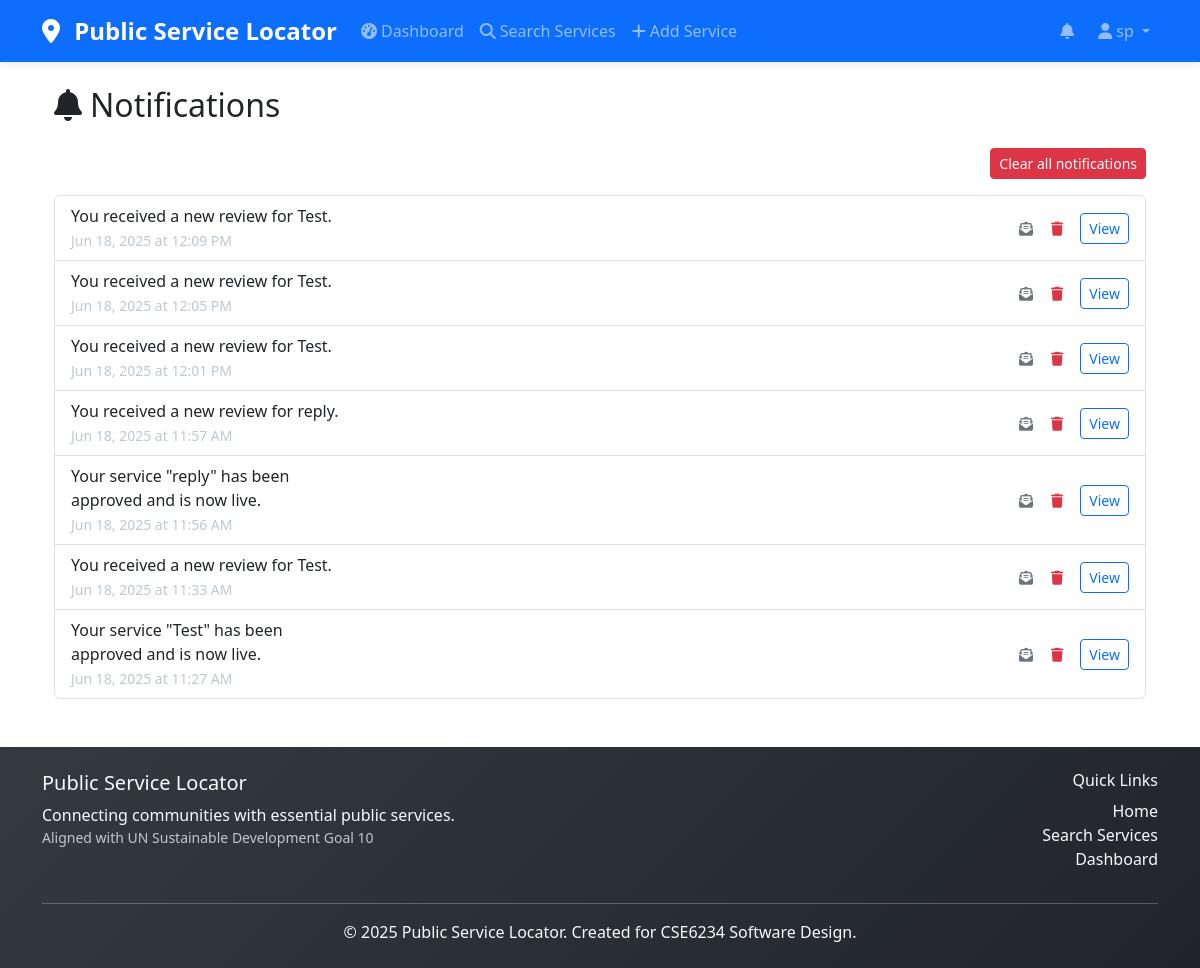
The page /notifications (signed in) on the database its author committed.
### app.py (models this page shows, shortened)
class User(db.Model, UserMixin):
    id = db.Column(db.Integer, primary_key=True)
    username = db.Column(db.String(80), unique=True, nullable=False)
    email = db.Column(db.String(120), unique=True, nullable=False)
    password_hash = db.Column(db.String(120), nullable=False)
    role = db.Column(db.String(20), nullable=False)  # general, provider, admin
    created_at = db.Column(db.DateTime, default=datetime.utcnow)

class Notification(db.Model):
    id = db.Column(db.Integer, primary_key=True)
    user_id = db.Column(db.Integer, db.ForeignKey('user.id', ondelete='CASCADE'), nullable=False)
    message = db.Column(db.String(255), nullable=False)
    url = db.Column(db.String(255))
    is_read = db.Column(db.Boolean, default=False)
    created_at = db.Column(db.DateTime, default=datetime.utcnow)
    user = db.relationship('User', backref=db.backref('notifications', passive_deletes=True))

### app.py (the view)
@app.route('/notifications')
@login_required
def notifications():
    for notification in current_user.notifications:
        notification.is_read = True
    db.session.commit()
    return render_template('notifications.html', notifications=current_user.notifications)

### app.py (called while the page is built)
@login_manager.user_loader
def load_user(user_id):
    return db.session.get(User, int(user_id))

@app.context_processor
def inject_notifications():
    if current_user.is_authenticated:
        notifications = sorted(current_user.notifications, key=lambda n: n.created_at, reverse=True)[:10]
    else:
        notifications = []
    return dict(top_notifications=notifications)

### templates/notifications.html (shortened to what this page needs)
{% extends "base.html" %}
{% block content %}
<div class="container">
    <h2 class="mb-4"><i class="fas fa-bell me-2"></i>Notifications</h2>
    <div class="mb-3 text-end">
        <button class="btn btn-danger btn-sm clear-notifications-btn">Clear all notifications</button>
    </div>
    {% if notifications|length == 0 %}
        <div class="alert alert-info">You have no notifications.</div>
    {% else %}
        <ul class="list-group">
            {% for notification in notifications|sort(attribute='created_at', reverse=True) %}
                <li class="list-group-item d-flex align-items-center {% if not notification.is_read %}fw-bold{% endif %}">
                    <div class="flex-grow-1">
                        <div class="notification-message">{{ notification.message }}</div>
                        <small class="text-muted">{{ notification.created_at.strftime('%b %d, %Y at %I:%M %p') }}</small>
                    </div>
                    <button class="btn btn-link btn-sm mark-read-btn" data-id="{{ notification.id }}" data-read="{{ 1 if notification.is_read else 0 }}" title="Mark as read/unread">
                        {% if notification.is_read %}
                            <i class="fas fa-envelope-open-text text-secondary"></i>
                        {% else %}
                            <i class="fas fa-envelope text-primary"></i>
                        {% endif %}
                    </button>
                    <button class="btn btn-link btn-sm delete-notification-btn text-danger" data-id="{{ notification.id }}" title="Delete notification">
                        <i class="fas fa-trash"></i>
                    </button>
                    {% if notification.url %}
                        <a href="{{ notification.url }}" class="btn btn-sm btn-outline-primary ms-2">View</a>
                    {% endif %}
                </li>
            {% endfor %}
        </ul>
    {% endif %}
</div>
{% endblock %}

### templates/base.html (shortened to what this page needs)
<!DOCTYPE html>
<html lang="en">
<head>
    <link href="https://cdn.jsdelivr.net/npm/bootstrap@5.3.0/dist/css/bootstrap.min.css" rel="stylesheet">
    <link rel="stylesheet" href="https://cdnjs.cloudflare.com/ajax/libs/font-awesome/6.4.0/css/all.min.css">
    <link rel="stylesheet" href="https://unpkg.com/leaflet@1.9.4/dist/leaflet.css" />
    <link rel="stylesheet" href="{{ url_for('static', filename='css/style.css') }}">
</head>
<body>
    <nav class="navbar navbar-expand-lg navbar-dark bg-primary">
        <div class="container">
            <a class="navbar-brand" href="{{ url_for('index') }}">
                <i class="fas fa-map-marker-alt me-2"></i>
                Public Service Locator
            </a>
            <div class="collapse navbar-collapse" id="navbarNav">
                <ul class="navbar-nav me-auto">
                    <li class="nav-item">
                        {% if current_user.is_authenticated and current_user.role in ['provider', 'admin'] %}
                        <a class="nav-link" href="{{ url_for('dashboard') }}">
                            <i class="fas fa-tachometer-alt me-1"></i>Dashboard
                        </a>
                        {% else %}
                        <a class="nav-link" href="{{ url_for('index') }}">
                            <i class="fas fa-home me-1"></i>Home
                        </a>
                        {% endif %}
                    </li>
                    <li class="nav-item">
                        <a class="nav-link" href="{{ url_for('search') }}">
                            <i class="fas fa-search me-1"></i>Search Services
                        </a>
                    </li>
                    {% if current_user.is_authenticated %}
                        {% if current_user.role == 'provider' %}
                            <li class="nav-item">
                                <a class="nav-link" href="{{ url_for('add_service') }}">
                                    <i class="fas fa-plus me-1"></i>Add Service
                                </a>
                            </li>
                        {% endif %}
                    {% endif %}
                </ul>
                <ul class="navbar-nav">
                    {% if current_user.is_authenticated %}
                        <li class="nav-item dropdown me-2">
                            <a class="nav-link position-relative" href="#" id="notificationDropdown" role="button" data-bs-toggle="dropdown" aria-expanded="false">
                                <i class="fas fa-bell"></i>
                                {% set unread_count = current_user.notifications|selectattr('is_read', 'equalto', False)|list|length %}
                            </a>
                        </li>
                        <li class="nav-item dropdown">
                            <a class="nav-link dropdown-toggle" href="#" id="navbarDropdown" role="button" data-bs-toggle="dropdown">
                                <i class="fas fa-user me-1"></i>{{ current_user.username }}
                            </a>
                        </li>
                    {% endif %}
                </ul>
            </div>
        </div>
    </nav>
    <main class="container my-4">
        {% block content %}{% endblock %}
    </main>
    <footer class="bg-dark text-light py-4 mt-5">
        <div class="container">
            <div class="row">
                <div class="col-md-6">
                    <h5>Public Service Locator</h5>
                    <p class="mb-0">Connecting communities with essential public services.</p>
                    <p class="small text-muted">Aligned with UN Sustainable Development Goal 10</p>
                </div>
                <div class="col-md-6 text-md-end">
                    <h6>Quick Links</h6>
                    <ul class="list-unstyled">
                        <li><a href="{{ url_for('index') }}" class="text-light">Home</a></li>
                        <li><a href="{{ url_for('search') }}" class="text-light">Search Services</a></li>
                        {% if current_user.is_authenticated %}
                            <li><a href="{{ url_for('dashboard') }}" class="text-light">Dashboard</a></li>
                        {% else %}
                            <li><a href="{{ url_for('login') }}" class="text-light">Login</a></li>
                        {% endif %}
                    </ul>
                </div>
            </div>
            <hr class="my-3">
            <div class="text-center">
                <p class="mb-0">&copy; 2025 Public Service Locator. Created for CSE6234 Software Design.</p>
            </div>
        </div>
    </footer>
</body>
</html>

### static/css/style.css (style rules this page uses)
.btn, a.btn { cursor: pointer !important; pointer-events: auto !important; user-select: none !important; -webkit-user-select: none !important; -moz-user-select: none !important; -ms-user-select: none !important; position: relative !important; z-index: 10 !important; }
.navbar { box-shadow: 0 2px 10px rgba(0, 0, 0, 0.1); }
.navbar-brand { font-weight: 700; font-size: 1.5rem; }
.nav-link { font-weight: 500; transition: color 0.2s ease-in-out; }
footer { background: linear-gradient(135deg, #343a40 0%, #212529 100%); }
footer a { transition: color 0.2s ease-in-out; }
.slide-in-left { animation: slideInLeft 0.5s ease-in-out; }
a { cursor: pointer !important; text-decoration: none !important; }
body { -webkit-font-smoothing: antialiased; -moz-osx-font-smoothing: grayscale; font-weight: 400; }
.small { font-weight: 500 !important; color: #6c757d !important; }
p, span, div { text-rendering: optimizeLegibility; -webkit-font-smoothing: antialiased; }
.notification-message { display: block; max-width: 270px; white-space: normal; word-break: break-word; overflow-wrap: break-word; }
.text-muted, .small { color: #bfc8d0 !important; }

### rows shown on the page
User: username "sp"
Notification: message "You received a new review for Test.", created_at "Jun 18, 2025 at 12:09 PM", is_read True (drawn)
Notification: message "You received a new review for Test.", created_at "Jun 18, 2025 at 12:05 PM", is_read True (drawn)
Notification: message "You received a new review for Test.", created_at "Jun 18, 2025 at 12:01 PM", is_read True (drawn)
Notification: message "You received a new review for reply.", created_at "Jun 18, 2025 at 11:57 AM", is_read True (drawn)
Notification: message "Your service \"reply\" has been approved and is now live.", created_at "Jun 18, 2025 at 11:56 AM", is_read True (drawn)
Notification: message "You received a new review for Test.", created_at "Jun 18, 2025 at 11:33 AM", is_read True (drawn)
Notification: message "Your service \"Test\" has been approved and is now live.", created_at "Jun 18, 2025 at 11:27 AM", is_read True (drawn)
